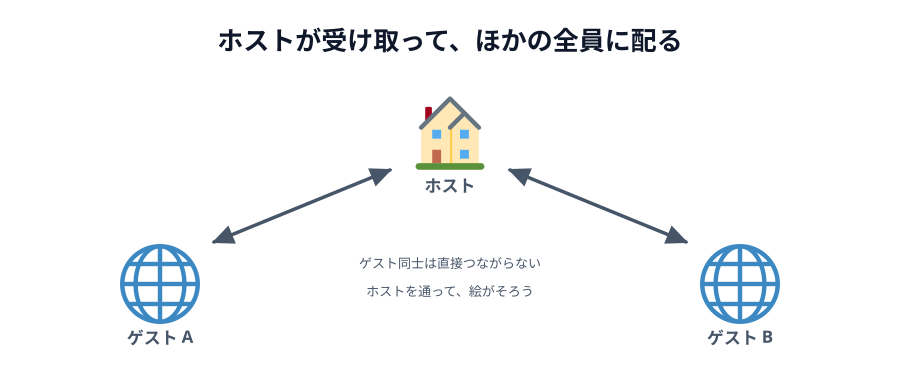

Python code for this plot:
# 00-thumbnail.svg
# スキーマ: CENTER-PERIPHERY（ホストが中心）+ SOURCE-PATH-GOAL（中継）

import sys
sys.path.insert(0, "/Users/seekseep/.claude/skills/genfig")
from genfig import Canvas, PALETTE

c = Canvas(900, 370)
c.text(450, 50, "ホストが受け取って、ほかの全員に配る", scale="xl")

c.node(450, 140, "ホスト", emoji_cp="1f3e0", label_scale="label")

c.node(160, 292, "ゲスト A", emoji_cp="1f310", label_scale="label")
c.node(740, 292, "ゲスト B", emoji_cp="1f310", label_scale="label")

c.biconnector(390, 170, 214, 242, primary=True)
c.biconnector(510, 170, 686, 242, primary=True)

c.text(450, 268, "ゲスト同士は直接つながらない", scale="sm")
c.text(450, 296, "ホストを通って、絵がそろう", scale="sm")

c.save("00-thumbnail.svg")
